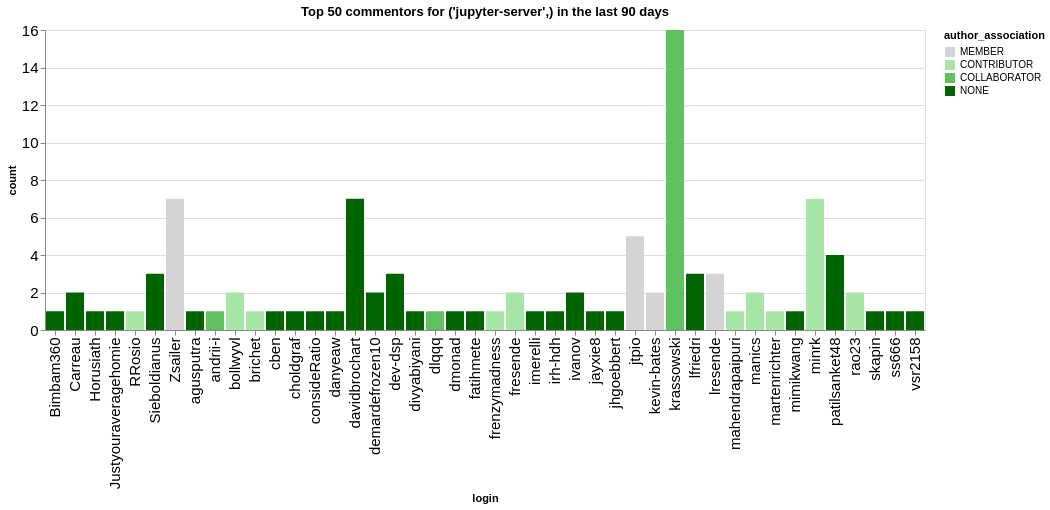

The notebook cell this image was saved under:
### Code cell
n_plot = 50
charts = []
for ii, (iorg, idata) in enumerate(commentors.groupby(['org'])):
    title = f"Top {n_plot} commentors for {iorg} in the last {n_days} days"
    idata = idata.groupby('login', as_index=False).agg({'count': 'sum', 'author_association': 'first'})
    idata = idata.sort_values('count', ascending=False).head(n_plot)
    ch = alt.Chart(data=idata.head(n_plot), title=title).mark_bar().encode(
        x='login',
        y='count',
        color=alt.Color('author_association', scale=alt.Scale(domain=author_types, range=author_colors))
    )
    charts.append(ch)
alt.hconcat(*charts)

### Figure 1 — Vega-Lite specification as saved in the notebook (floating-point values rounded to 4 significant figures)
{"config": {"axisLeft": {"labelFontSize": 15}, "axisBottom": {"labelFontSize": 15}}, "hconcat": [{"mark": {"type": "bar"}, "encoding": {"color": {"field": "author_association", "scale": {"domain": ["MEMBER", "CONTRIBUTOR", "COLLABORATOR", "NONE"], "range": ["rgb(211.82745098039214, 211.82745098039214, 211.82745098039214)", "rgb(166.98562091503268, 229.89803921568628, 166.98562091503268)", "rgb(96.37647058823529, 192.75294117647059, 96.37647058823529)", "rgb(0.0, 100.3921568627451, 0.0)"]}, "type": "nominal"}, "x": {"field": "login", "type": "nominal"}, "y": {"field": "count", "type": "quantitative"}}, "title": "Top 50 commentors for ('jupyter-server',) in the last 90 days"}], "data": {"name": "data-93e84bed5954a373d03dcdfdc783538a"}, "$schema": "https://vega.github.io/schema/vega-lite/v5.20.1.json", "datasets": {"data-93e84bed5954a373d03dcdfdc783538a": [{"login": "krassowski", "count": 16, "author_association": "COLLABORATOR"}, {"login": "Zsailer", "count": 7, "author_association": "MEMBER"}, {"login": "davidbrochart", "count": 7, "author_association": "NONE"}, {"login": "minrk", "count": 7, "author_association": "CONTRIBUTOR"}, {"login": "jtpio", "count": 5, "author_association": "MEMBER"}, {"login": "patilsanket48", "count": 4, "author_association": "NONE"}, {"login": "dev-dsp", "count": 3, "author_association": "NONE"}, {"login": "lfriedri", "count": 3, "author_association": "NONE"}, {"login": "lresende", "count": 3, "author_association": "MEMBER"}, {"login": "Sieboldianus", "count": 3, "author_association": "NONE"}, {"login": "Carreau", "count": 2, "author_association": "NONE"}, {"login": "bollwyvl", "count": 2, "author_association": "CONTRIBUTOR"}, {"login": "kevin-bates", "count": 2, "author_association": "MEMBER"}, {"login": "manics", "count": 2, "author_association": "CONTRIBUTOR"}, {"login": "demardefrozen10", "count": 2, "author_association": "NONE"}, {"login": "fresende", "count": 2, "author_association": "CONTRIBUTOR"}, {"login": "ivanov", "count": 2, "author_association": "NONE"}, {"login": "rao23", "count": 2, "author_association": "CONTRIBUTOR"}, {"login": "Horusiath", "count": 1, "author_association": "NONE"}, {"login": "Justyouraveragehomie", "count": 1, "author_association": "NONE"}, {"login": "cben", "count": 1, "author_association": "NONE"}, {"login": "brichet", "count": 1, "author_association": "CONTRIBUTOR"}, {"login": "andrii-i", "count": 1, "author_association": "COLLABORATOR"}, {"login": "agusputra", "count": 1, "author_association": "NONE"}, {"login": "RRosio", "count": 1, "author_association": "CONTRIBUTOR"}, {"login": "Bimbam360", "count": 1, "author_association": "NONE"}, {"login": "danyeaw", "count": 1, "author_association": "NONE"}, {"login": "consideRatio", "count": 1, "author_association": "NONE"}, {"login": "jayxie8", "count": 1, "author_association": "NONE"}, {"login": "irh-hdh", "count": 1, "author_association": "NONE"}, {"login": "imerelli", "count": 1, "author_association": "NONE"}, {"login": "frenzymadness", "count": 1, "author_association": "CONTRIBUTOR"}, {"login": "dmonad", "count": 1, "author_association": "NONE"}, {"login": "fatihmete", "count": 1, "author_association": "NONE"}, {"login": "divyabiyani", "count": 1, "author_association": "NONE"}, {"login": "dlqqq", "count": 1, "author_association": "COLLABORATOR"}, {"login": "choldgraf", "count": 1, "author_association": "NONE"}, {"login": "jhgoebbert", "count": 1, "author_association": "NONE"}, {"login": "mahendrapaipuri", "count": 1, "author_association": "CONTRIBUTOR"}, {"login": "mimikwang", "count": 1, "author_association": "NONE"}, {"login": "martenrichter", "count": 1, "author_association": "CONTRIBUTOR"}, {"login": "skapin", "count": 1, "author_association": "NONE"}, {"login": "ss666", "count": 1, "author_association": "NONE"}, {"login": "vsr2158", "count": 1, "author_association": "NONE"}]}}
